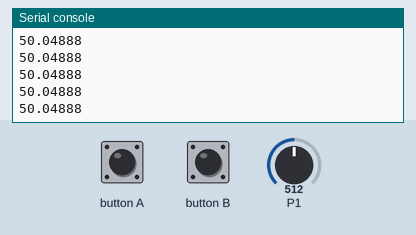
The program below on a simulated BBC micro:bit running MicroPython. On the bench: the last lines printed to the serial console. The test bench sets the inputs (shaded band); at power-on: P1 = 512 (analog values on the 0–1023 scale).

Above: at 1.2 s.
1.3 s: P1 set to 716
At 1.8 s:
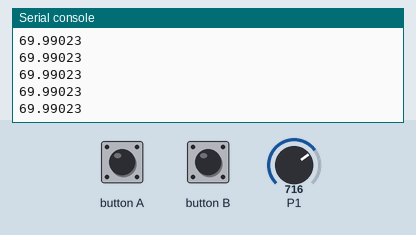
2.8 s: P1 set to 900
At 3.8 s:
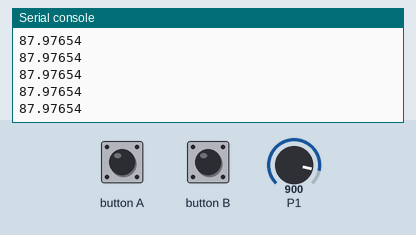
Timing chart, 0 to 4.9 s (numbered marks = the images above; inputs shaded):
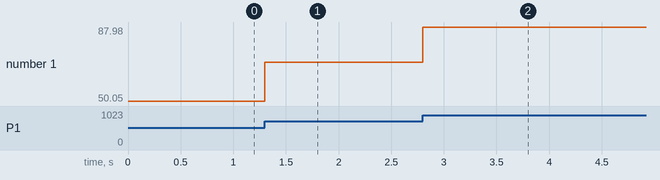

Measured:
- after the input at 1.3 s, the serial console: prints a new line at once (image 1)
- after the input at 2.8 s, the serial console: prints a new line at once (image 2)
- plotted number 1: 50.05 → 69.99 after the input at 1.3 s, 69.99 → 87.98 after the input at 2.8 s

The program:

soilhumidity.py
```python
from microbit import *

class SOILHUMIDITY(object):
    """基本描述

    土壤湿度传感器，返回0-100百分比

    Args:
        RJ_pin (pin): 连接端口

    Returns:
        value: 水分含量百分比
    """
    def __init__(self, pin):
        self.__pin = pin

    def get_soilhumidity(self):
        """基本描述

        读取土壤含水量

        Returns:
            value: 含水量百分比
        """
        __value = self.__pin.read_analog()
        # 调整公式以使值从0开始，注意这里的计算逻辑已经修正
        value = ((__value - 0) * (100 - 0)) / (1023 - 0)
        return value


if __name__ == "__main__":
    s = SOILHUMIDITY(pin1)
    while True:
        print(s.get_soilhumidity())
```
